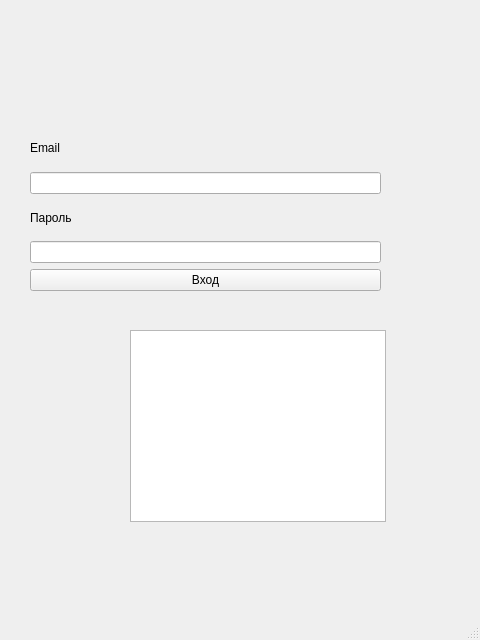
<?xml version="1.0" encoding="UTF-8"?>
<ui version="4.0">
 <class>login</class>
 <widget class="QMainWindow" name="login">
  <property name="geometry">
   <rect>
    <x>0</x>
    <y>0</y>
    <width>480</width>
    <height>640</height>
   </rect>
  </property>
  <property name="windowTitle">
   <string>MainWindow</string>
  </property>
  <widget class="QWidget" name="centralwidget">
   <widget class="QWidget" name="verticalLayoutWidget">
    <property name="geometry">
     <rect>
      <x>30</x>
      <y>130</y>
      <width>351</width>
      <height>161</height>
     </rect>
    </property>
    <layout class="QVBoxLayout" name="verticalLayout">
     <item>
      <widget class="QLabel" name="label">
       <property name="text">
        <string>Email</string>
       </property>
      </widget>
     </item>
     <item>
      <widget class="QLineEdit" name="emailInput"/>
     </item>
     <item>
      <widget class="QLabel" name="label_2">
       <property name="text">
        <string>Пароль</string>
       </property>
      </widget>
     </item>
     <item>
      <widget class="QLineEdit" name="passwordInput"/>
     </item>
     <item>
      <widget class="QPushButton" name="loginButton">
       <property name="text">
        <string>Вход</string>
       </property>
      </widget>
     </item>
    </layout>
   </widget>
   <widget class="QTextBrowser" name="token">
    <property name="geometry">
     <rect>
      <x>130</x>
      <y>330</y>
      <width>256</width>
      <height>192</height>
     </rect>
    </property>
   </widget>
  </widget>
  <widget class="QMenuBar" name="menubar">
   <property name="geometry">
    <rect>
     <x>0</x>
     <y>0</y>
     <width>480</width>
     <height>25</height>
    </rect>
   </property>
  </widget>
  <widget class="QStatusBar" name="statusbar"/>
 </widget>
 <resources/>
 <connections/>
</ui>
